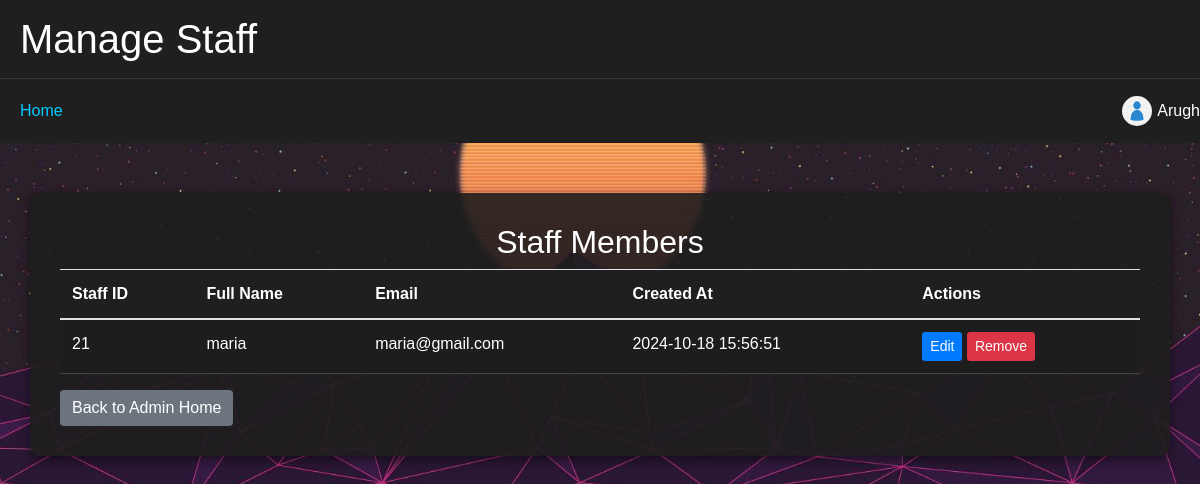
/admin/manage_staff.php (signed in), run on the app's committed database.
### tables this page shows
CREATE TABLE `users` (
  `id` int(11) NOT NULL,
  `full_name` varchar(100) NOT NULL,
  `email` varchar(255) NOT NULL,
  `password` varchar(255) NOT NULL,
  `role_id` int(11) NOT NULL,
  `created_at` timestamp NOT NULL DEFAULT current_timestamp(),
  `security_question` varchar(255) NOT NULL,
  `security_answer` varchar(255) NOT NULL
);

### admin/manage_staff.php (the view, shortened to what this page needs)
<?php
$servername = "localhost";
$username = "root";
$password = "";
$dbname = "cloth";
$conn = new mysqli($servername, $username, $password, $dbname);
$sql = "SELECT id, full_name, email, created_at FROM users WHERE role_id = 3";
$result = $conn->query($sql);
?>
<!DOCTYPE html>
<html lang="en">
<head>
    <link rel="stylesheet" href="https://stackpath.bootstrapcdn.com/bootstrap/4.3.1/css/bootstrap.min.css">
</head>
<body>
<div class="header">
    <h1>Manage Staff</h1>
</div>
<div class="sticky-nav">
    <a href="admin_home.php">Home</a>
    <div class="profile-icon" id="profileDropdown">
        <img src="../uploads/profile.jpg" alt="Profile">
        <span><?php echo htmlspecialchars($_SESSION['full_name']); ?></span>
    </div>
</div>
<div class="container">
    <h2 class="text-center">Staff Members</h2>
    <table class="table table-striped">
        <thead>
            <tr>
                <th>Staff ID</th>
                <th>Full Name</th>
                <th>Email</th>
                <th>Created At</th>
                <th>Actions</th>
            </tr>
        </thead>
        <tbody>
            <?php if ($result->num_rows > 0): ?>
                <?php while ($row = $result->fetch_assoc()): ?>
                    <tr>
                        <td><?php echo $row['id']; ?></td>
                        <td><?php echo htmlspecialchars($row['full_name']); ?></td>
                        <td><?php echo htmlspecialchars($row['email']); ?></td>
                        <td><?php echo htmlspecialchars($row['created_at']); ?></td>
                        <td>
                            <a href="edit_staff.php?id=<?php echo $row['id']; ?>" class="btn btn-primary btn-sm">Edit</a>
                            <a href="manage_staff.php?delete=<?php echo $row['id']; ?>"
                               class="btn btn-danger btn-sm"
                               onclick="return confirm('Are you sure you want to delete this staff member?');">Remove</a>
                        </td>
                    </tr>
                <?php endwhile; ?>
            <?php else: ?>
                <tr>
                    <td colspan="5" class="text-center">No staff members found.</td>
                </tr>
            <?php endif; ?>
        </tbody>
    </table>
    <button onclick="window.location.href='admin_home.php';" class="btn btn-secondary">Back to Admin Home</button>
</div>
</body>
</html>

### admin/manage_staff.php (style rules this page uses)
body { font-family: 'Poppins', sans-serif; background-image: url('../uploads/adminbg.jpg'); background-size: cover; background-position: center; background-repeat: no-repeat; background-attachment: fixed; color: #ffffff; min-height: 100vh; margin: 0; }
.header { background-color: #1f1f1f; padding: 15px 20px; border-bottom: 1px solid #333; }
.header h1 { margin: 0; color: #ffffff; }
.sticky-nav { position: sticky; top: 0; background-color: #1f1f1f; z-index: 1000; display: flex; justify-content: space-between; align-items: center; padding: 10px 0; }
.sticky-nav a { color: #00ccff; text-decoration: none; padding: 10px 20px; }
.profile-icon { display: flex; align-items: center; position: relative; cursor: pointer; }
.profile-icon img { width: 30px; height: 30px; border-radius: 50%; margin-right: 5px; }
.container { margin-top: 50px; background-color: rgba(31, 31, 31, 0.9); padding: 30px; border-radius: 10px; box-shadow: 0 4px 12px rgba(0, 0, 0, 0.5); }
table { background-color: #1f1f1f; color: #ffffff; border-radius: 10px; }
table th, table td { border-bottom: 1px solid #444; color: #ffffff; }
.btn-primary { background-color: #007bff; border: none; }
.btn-danger { background-color: #dc3545; border: none; }
.btn-secondary { background-color: #6c757d; border: none; }
h2, th, td { color: #ffffff; }

### data on the page
users: id "21", full_name "maria", email "maria@gmail.com", created_at "2024-10-18 15:56:51"

### other printed values
$_SESSION['full_name'] "Arugh"
